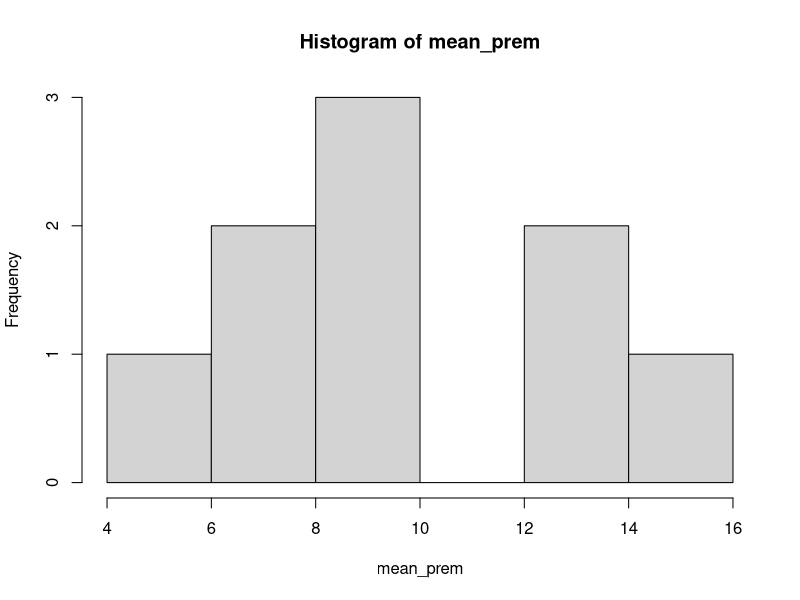
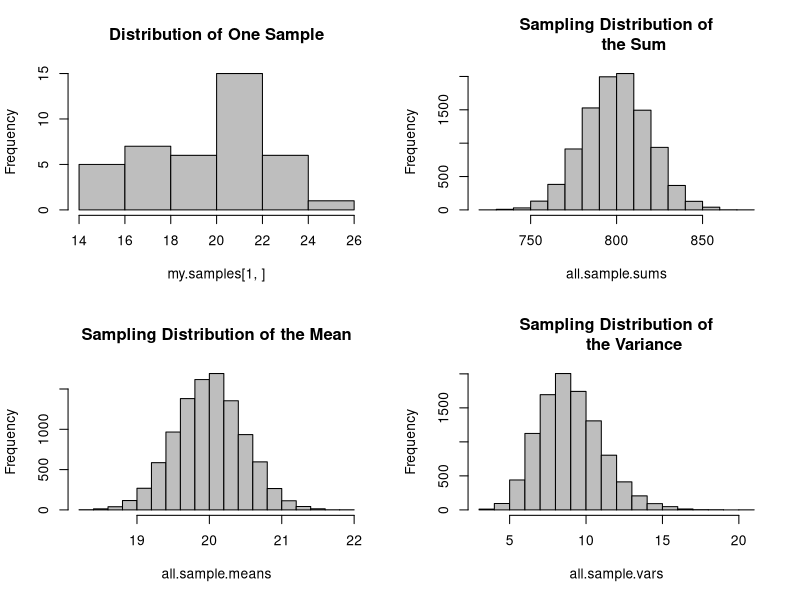
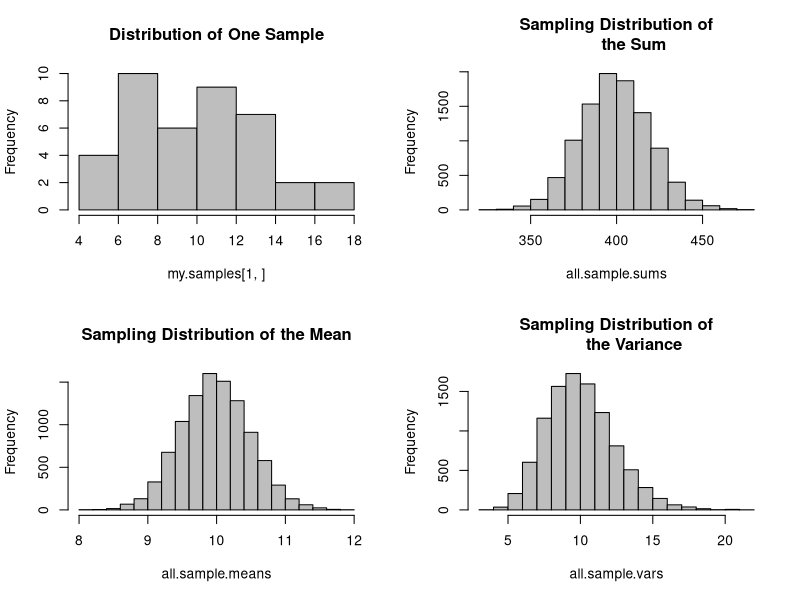
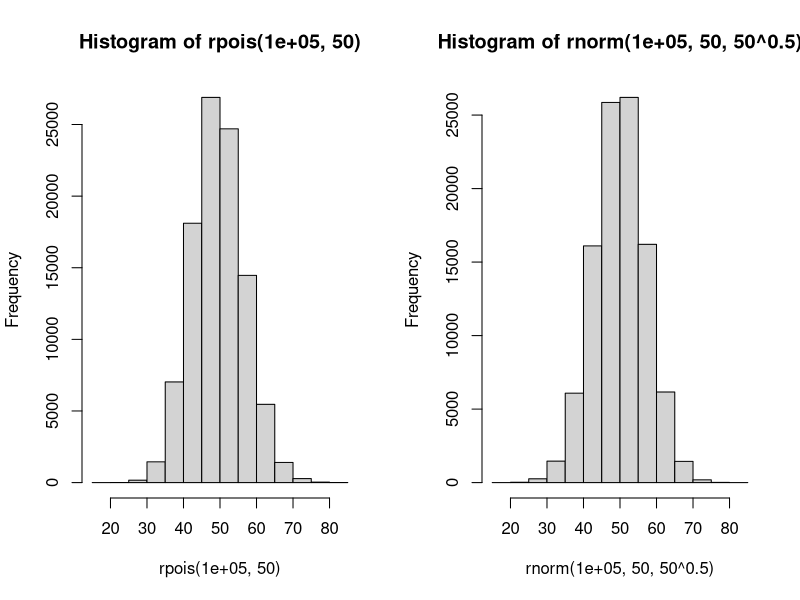
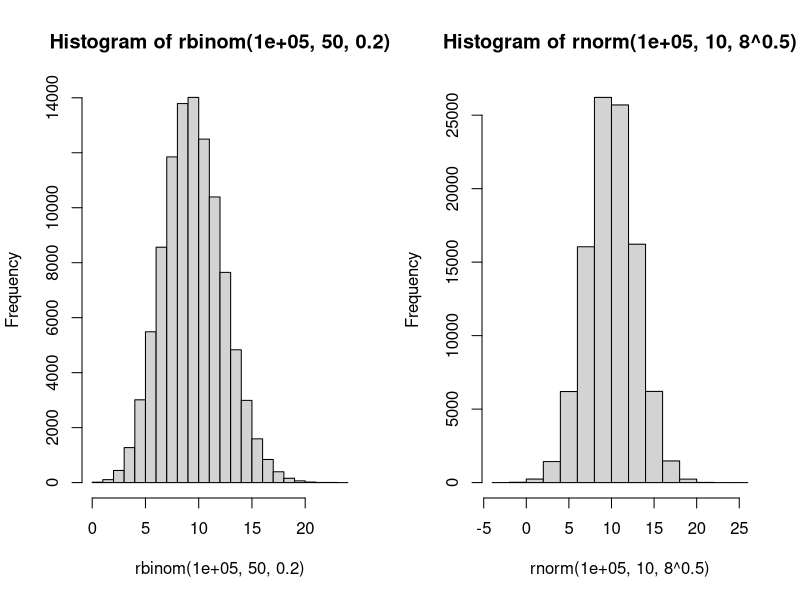

R code for these plots, in order:

#Sampling Distributions

#Install gtools package
install.packages("gtools")
library(gtools)
#Create the population
population <- c(5, 10, 15)
#Get all possible outcomes for 2 selected numbers
prem <- permutations(length(population), 2, population, repeats.allowed =TRUE)
#Calculate the mean of the pairs
mean_prem <- rowMeans(prem)
#Check if the mean of all pairs is equal to the mean of the population
mean(rowMeans(prem))==mean(population)
#Draw a histogram
hist(mean_prem)

# The CLT says that if you take many repeated samples from a population,
# and calculate the averages or sum of each one, the collection of those
# averages will be normally distributed and it doesn't matter what the
# shape of the source distribution is

#Central Limit Theorem Simulation
sdm.sim <- function(n,src.dist=NULL,param1=NULL,param2=NULL) {
  r <- 10000  # Number of replications/samples - DO NOT ADJUST
  # This produces a matrix of observations with  
  # n columns and r rows. Each row is one sample:
  my.samples <- switch(src.dist,
                       "E" = matrix(rexp(n*r,param1),r),
                       "N" = matrix(rnorm(n*r,param1,param2),r),
                       "U" = matrix(runif(n*r,param1,param2),r),
                       "P" = matrix(rpois(n*r,param1),r),
                       "C" = matrix(rcauchy(n*r,param1,param2),r),
                       "B" = matrix(rbinom(n*r,param1,param2),r),
                       "G" = matrix(rgamma(n*r,param1,param2),r),
                       "X" = matrix(rchisq(n*r,param1),r),
                       "T" = matrix(rt(n*r,param1),r))
  all.sample.sums <- apply(my.samples,1,sum)
  all.sample.means <- apply(my.samples,1,mean)   
  all.sample.vars <- apply(my.samples,1,var) 
  par(mfrow=c(2,2))
  hist(my.samples[1,],col="gray",main="Distribution of One Sample")
  hist(all.sample.sums,col="gray",main="Sampling Distribution of
       the Sum")
  hist(all.sample.means,col="gray",main="Sampling Distribution of the Mean")
  hist(all.sample.vars,col="gray",main="Sampling Distribution of
       the Variance")
  return(my.samples)
}
sdm.sim(40,src.dist="N",param1=20,param2=3)
sdm.sim(40,src.dist="P",param1=10)

#part 2
par(mfrow=c(1,2))
set.seed(26)
hist(rpois(100000,50))
set.seed(26)
hist(rnorm(100000,50,50^0.5))

set.seed(26)
mean(rpois(100000,50))
set.seed(26)
mean(rnorm(100000,50,50^0.5))

#P distribution's variance is lambda as well
set.seed(26)
sd(rpois(100000,50))
# we claim lambda of P is the variance of the N dist
set.seed(26)
sd(rnorm(100000,50,50^0.5))

#-----------------------
set.seed(25)
hist(rbinom(100000,50,0.2))
set.seed(25)
hist(rnorm(100000,10,8^0.5))

set.seed(25)
mean(rbinom(100000,50,0.2))
set.seed(25)
mean(rnorm(100000,10,8^0.5))

set.seed(25)
# sd of B dist is (npq)^0.5
sd(rbinom(100000,50,0.2)) 
(50*0.2*0.8)^0.5
# and we have used that value for N dist's sd
sd(rnorm(100000,10,8^0.5))
